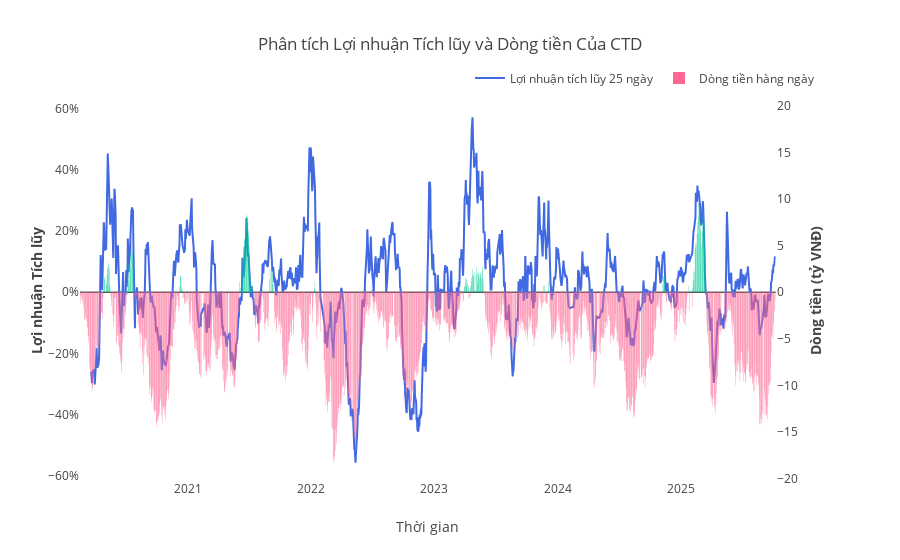

Write notebook code for a chart like this one.
### Code cell
cumulative_returns_vs_inf('CTD')

### Figure 1 — Plotly figure (JSON) as saved in the notebook; plotly's stock layout.template omitted (floating-point values rounded to 4 significant figures; data arrays with more than 128 entries replaced by an {"elided": "..."} marker saying what was removed)
{"data": [{"line": {"color": "royalblue", "width": 2}, "mode": "lines", "name": "Lợi nhuận tích lũy 25 ngày", "type": "scatter", "x": {"elided": "1411 str values"}, "xaxis": "x", "y": {"elided": "1410 float values"}, "yaxis": "y"}, {"marker": {"color": {"elided": "1411 str values"}}, "name": "Dòng tiền hàng ngày", "opacity": 1, "type": "bar", "x": {"elided": "1411 str values"}, "xaxis": "x", "y": {"elided": "1411 float values"}, "yaxis": "y2"}], "layout": {"legend": {"orientation": "h", "x": 1, "xanchor": "right", "y": 1.02, "yanchor": "bottom"}, "title": {"text": "Phân tích Lợi nhuận Tích lũy và Dòng tiền Của CTD"}, "xaxis": {"anchor": "y", "domain": [0, 0.94], "rangebreaks": [{"bounds": ["sat", "sun"]}], "title": {"text": "Thời gian"}}, "yaxis": {"anchor": "x", "domain": [0, 1], "range": [-0.6142, 0.6289], "tickformat": ".0%", "title": {"text": "<b>Lợi nhuận Tích lũy</b>"}}, "yaxis2": {"anchor": "x", "overlaying": "y", "range": [-20.14, 20.63], "showgrid": false, "side": "right", "title": {"text": "<b>Dòng tiền (tỷ VNĐ)</b>"}}}}
